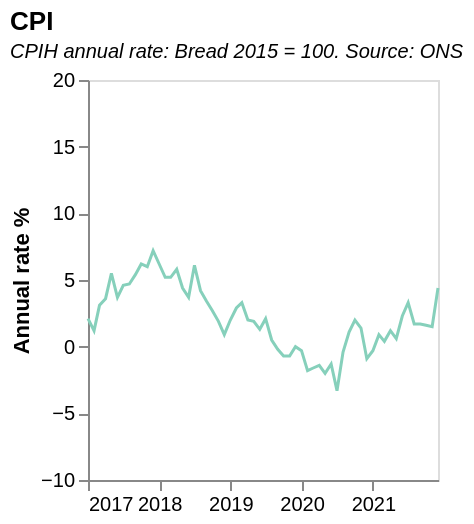

Source (Vega-Lite JSON):
### Vega-Lite specification from a JSON file in a GitHub repository (floating-point values rounded to 4 significant figures)
{"$schema": "https://vega.github.io/schema/vega-lite/v5.json", "title": {"text": "CPI", "subtitle": ["CPIH annual rate: Bread 2015 = 100. Source: ONS"], "subtitleFontStyle": "italic", "subtitleFontSize": 10, "anchor": "start", "color": "black"}, "width": 175, "height": 200, "data": {"values": [{"date": "2016 JAN", "label": "2016 JAN", "month": "January", "quarter": "", "sourceDataset": "MM23", "updateDate": "2017-03-14T00:00:00.000Z", "value": "-6.2", "year": "2016"}, {"date": "2016 FEB", "label": "2016 FEB", "month": "February", "quarter": "", "sourceDataset": "MM23", "updateDate": "2017-03-14T00:00:00.000Z", "value": "-3.9", "year": "2016"}, {"date": "2016 MAR", "label": "2016 MAR", "month": "March", "quarter": "", "sourceDataset": "MM23", "updateDate": "2017-03-14T00:00:00.000Z", "value": "-5.2", "year": "2016"}, {"date": "2016 APR", "label": "2016 APR", "month": "April", "quarter": "", "sourceDataset": "MM23", "updateDate": "2017-03-14T00:00:00.000Z", "value": "-2.4", "year": "2016"}, {"date": "2016 MAY", "label": "2016 MAY", "month": "May", "quarter": "", "sourceDataset": "MM23", "updateDate": "2017-03-14T00:00:00.000Z", "value": "-3.9", "year": "2016"}, {"date": "2016 JUN", "label": "2016 JUN", "month": "June", "quarter": "", "sourceDataset": "MM23", "updateDate": "2017-03-14T00:00:00.000Z", "value": "-1.9", "year": "2016"}, {"date": "2016 JUL", "label": "2016 JUL", "month": "July", "quarter": "", "sourceDataset": "MM23", "updateDate": "2017-03-14T00:00:00.000Z", "value": "-3.2", "year": "2016"}, {"date": "2016 AUG", "label": "2016 AUG", "month": "August", "quarter": "", "sourceDataset": "MM23", "updateDate": "2017-03-14T00:00:00.000Z", "value": "-2.0", "year": "2016"}, {"date": "2016 SEP", "label": "2016 SEP", "month": "September", "quarter": "", "sourceDataset": "MM23", "updateDate": "2017-03-14T00:00:00.000Z", "value": "-2.5", "year": "2016"}, {"date": "2016 OCT", "label": "2016 OCT", "month": "October", "quarter": "", "sourceDataset": "MM23", "updateDate": "2017-03-14T00:00:00.000Z", "value": "-2.3", "year": "2016"}, {"date": "2016 NOV", "label": "2016 NOV", "month": "November", "quarter": "", "sourceDataset": "MM23", "updateDate": "2017-03-14T00:00:00.000Z", "value": "0.7", "year": "2016"}, {"date": "2016 DEC", "label": "2016 DEC", "month": "December", "quarter": "", "sourceDataset": "MM23", "updateDate": "2017-03-14T00:00:00.000Z", "value": "-0.8", "year": "2016"}, {"date": "2017 JAN", "label": "2017 JAN", "month": "January", "quarter": "", "sourceDataset": "MM23", "updateDate": "2017-03-14T00:00:00.000Z", "value": "2.1", "year": "2017"}, {"date": "2017 FEB", "label": "2017 FEB", "month": "February", "quarter": "", "sourceDataset": "MM23", "updateDate": "2017-03-21T00:00:00.000Z", "value": "1.2", "year": "2017"}, {"date": "2017 MAR", "label": "2017 MAR", "month": "March", "quarter": "", "sourceDataset": "MM23", "updateDate": "2017-04-10T23:00:00.000Z", "value": "3.1", "year": "2017"}, {"date": "2017 APR", "label": "2017 APR", "month": "April", "quarter": "", "sourceDataset": "MM23", "updateDate": "2017-05-15T23:00:00.000Z", "value": "3.6", "year": "2017"}, {"date": "2017 MAY", "label": "2017 MAY", "month": "May", "quarter": "", "sourceDataset": "MM23", "updateDate": "2017-06-12T23:00:00.000Z", "value": "5.5", "year": "2017"}, {"date": "2017 JUN", "label": "2017 JUN", "month": "June", "quarter": "", "sourceDataset": "MM23", "updateDate": "2017-07-17T23:00:00.000Z", "value": "3.7", "year": "2017"}, {"date": "2017 JUL", "label": "2017 JUL", "month": "July", "quarter": "", "sourceDataset": "MM23", "updateDate": "2017-08-14T23:00:00.000Z", "value": "4.6", "year": "2017"}, {"date": "2017 AUG", "label": "2017 AUG", "month": "August", "quarter": "", "sourceDataset": "MM23", "updateDate": "2017-09-11T23:00:00.000Z", "value": "4.7", "year": "2017"}, {"date": "2017 SEP", "label": "2017 SEP", "month": "September", "quarter": "", "sourceDataset": "MM23", "updateDate": "2017-10-16T23:00:00.000Z", "value": "5.4", "year": "2017"}, {"date": "2017 OCT", "label": "2017 OCT", "month": "October", "quarter": "", "sourceDataset": "MM23", "updateDate": "2017-11-14T00:00:00.000Z", "value": "6.2", "year": "2017"}, {"date": "2017 NOV", "label": "2017 NOV", "month": "November", "quarter": "", "sourceDataset": "MM23", "updateDate": "2017-12-12T00:00:00.000Z", "value": "6.0", "year": "2017"}, {"date": "2017 DEC", "label": "2017 DEC", "month": "December", "quarter": "", "sourceDataset": "MM23", "updateDate": "2018-01-16T00:00:00.000Z", "value": "7.2", "year": "2017"}, {"date": "2018 JAN", "label": "2018 JAN", "month": "January", "quarter": "", "sourceDataset": "MM23", "updateDate": "2018-02-13T00:00:00.000Z", "value": "6.2", "year": "2018"}, {"date": "2018 FEB", "label": "2018 FEB", "month": "February", "quarter": "", "sourceDataset": "MM23", "updateDate": "2018-03-20T00:00:00.000Z", "value": "5.2", "year": "2018"}, {"date": "2018 MAR", "label": "2018 MAR", "month": "March", "quarter": "", "sourceDataset": "MM23", "updateDate": "2018-04-17T23:00:00.000Z", "value": "5.2", "year": "2018"}, {"date": "2018 APR", "label": "2018 APR", "month": "April", "quarter": "", "sourceDataset": "MM23", "updateDate": "2018-05-22T23:00:00.000Z", "value": "5.8", "year": "2018"}, {"date": "2018 MAY", "label": "2018 MAY", "month": "May", "quarter": "", "sourceDataset": "MM23", "updateDate": "2018-06-12T23:00:00.000Z", "value": "4.4", "year": "2018"}, {"date": "2018 JUN", "label": "2018 JUN", "month": "June", "quarter": "", "sourceDataset": "MM23", "updateDate": "2018-07-17T23:00:00.000Z", "value": "3.7", "year": "2018"}, {"date": "2018 JUL", "label": "2018 JUL", "month": "July", "quarter": "", "sourceDataset": "MM23", "updateDate": "2018-08-14T23:00:00.000Z", "value": "6.1", "year": "2018"}, {"date": "2018 AUG", "label": "2018 AUG", "month": "August", "quarter": "", "sourceDataset": "MM23", "updateDate": "2018-09-18T23:00:00.000Z", "value": "4.2", "year": "2018"}, {"date": "2018 SEP", "label": "2018 SEP", "month": "September", "quarter": "", "sourceDataset": "MM23", "updateDate": "2018-10-16T23:00:00.000Z", "value": "3.4", "year": "2018"}, {"date": "2018 OCT", "label": "2018 OCT", "month": "October", "quarter": "", "sourceDataset": "MM23", "updateDate": "2018-11-14T00:00:00.000Z", "value": "2.7", "year": "2018"}, {"date": "2018 NOV", "label": "2018 NOV", "month": "November", "quarter": "", "sourceDataset": "MM23", "updateDate": "2018-12-19T00:00:00.000Z", "value": "1.9", "year": "2018"}, {"date": "2018 DEC", "label": "2018 DEC", "month": "December", "quarter": "", "sourceDataset": "MM23", "updateDate": "2019-01-16T00:00:00.000Z", "value": "0.9", "year": "2018"}, {"date": "2019 JAN", "label": "2019 JAN", "month": "January", "quarter": "", "sourceDataset": "MM23", "updateDate": "2019-02-13T00:00:00.000Z", "value": "2.0", "year": "2019"}, {"date": "2019 FEB", "label": "2019 FEB", "month": "February", "quarter": "", "sourceDataset": "MM23", "updateDate": "2019-03-20T00:00:00.000Z", "value": "2.9", "year": "2019"}, {"date": "2019 MAR", "label": "2019 MAR", "month": "March", "quarter": "", "sourceDataset": "MM23", "updateDate": "2019-04-16T23:00:00.000Z", "value": "3.3", "year": "2019"}, {"date": "2019 APR", "label": "2019 APR", "month": "April", "quarter": "", "sourceDataset": "MM23", "updateDate": "2019-05-21T23:00:00.000Z", "value": "2.0", "year": "2019"}, {"date": "2019 MAY", "label": "2019 MAY", "month": "May", "quarter": "", "sourceDataset": "MM23", "updateDate": "2019-06-18T23:00:00.000Z", "value": "1.9", "year": "2019"}, {"date": "2019 JUN", "label": "2019 JUN", "month": "June", "quarter": "", "sourceDataset": "MM23", "updateDate": "2019-07-16T23:00:00.000Z", "value": "1.3", "year": "2019"}, {"date": "2019 JUL", "label": "2019 JUL", "month": "July", "quarter": "", "sourceDataset": "MM23", "updateDate": "2019-08-13T23:00:00.000Z", "value": "2.1", "year": "2019"}, {"date": "2019 AUG", "label": "2019 AUG", "month": "August", "quarter": "", "sourceDataset": "MM23", "updateDate": "2019-09-17T23:00:00.000Z", "value": "0.5", "year": "2019"}, {"date": "2019 SEP", "label": "2019 SEP", "month": "September", "quarter": "", "sourceDataset": "MM23", "updateDate": "2019-10-15T23:00:00.000Z", "value": "-0.2", "year": "2019"}, {"date": "2019 OCT", "label": "2019 OCT", "month": "October", "quarter": "", "sourceDataset": "MM23", "updateDate": "2019-11-13T00:00:00.000Z", "value": "-0.7", "year": "2019"}, {"date": "2019 NOV", "label": "2019 NOV", "month": "November", "quarter": "", "sourceDataset": "MM23", "updateDate": "2019-12-18T00:00:00.000Z", "value": "-0.7", "year": "2019"}, {"date": "2019 DEC", "label": "2019 DEC", "month": "December", "quarter": "", "sourceDataset": "MM23", "updateDate": "2020-01-15T00:00:00.000Z", "value": "0.0", "year": "2019"}, {"date": "2020 JAN", "label": "2020 JAN", "month": "January", "quarter": "", "sourceDataset": "MM23", "updateDate": "2020-02-19T00:00:00.000Z", "value": "-0.3", "year": "2020"}, {"date": "2020 FEB", "label": "2020 FEB", "month": "February", "quarter": "", "sourceDataset": "MM23", "updateDate": "2020-03-25T00:00:00.000Z", "value": "-1.8", "year": "2020"}, {"date": "2020 MAR", "label": "2020 MAR", "month": "March", "quarter": "", "sourceDataset": "MM23", "updateDate": "2020-04-21T23:00:00.000Z", "value": "-1.6", "year": "2020"}, {"date": "2020 APR", "label": "2020 APR", "month": "April", "quarter": "", "sourceDataset": "MM23", "updateDate": "2020-05-19T23:00:00.000Z", "value": "-1.4", "year": "2020"}, {"date": "2020 MAY", "label": "2020 MAY", "month": "May", "quarter": "", "sourceDataset": "MM23", "updateDate": "2020-06-16T23:00:00.000Z", "value": "-2.0", "year": "2020"}, {"date": "2020 JUN", "label": "2020 JUN", "month": "June", "quarter": "", "sourceDataset": "MM23", "updateDate": "2020-07-14T23:00:00.000Z", "value": "-1.3", "year": "2020"}, {"date": "2020 JUL", "label": "2020 JUL", "month": "July", "quarter": "", "sourceDataset": "MM23", "updateDate": "2020-08-18T23:00:00.000Z", "value": "-3.3", "year": "2020"}, {"date": "2020 AUG", "label": "2020 AUG", "month": "August", "quarter": "", "sourceDataset": "MM23", "updateDate": "2020-09-15T23:00:00.000Z", "value": "-0.4", "year": "2020"}, {"date": "2020 SEP", "label": "2020 SEP", "month": "September", "quarter": "", "sourceDataset": "MM23", "updateDate": "2020-10-20T23:00:00.000Z", "value": "1.1", "year": "2020"}, {"date": "2020 OCT", "label": "2020 OCT", "month": "October", "quarter": "", "sourceDataset": "MM23", "updateDate": "2020-11-18T00:00:00.000Z", "value": "2.0", "year": "2020"}, {"date": "2020 NOV", "label": "2020 NOV", "month": "November", "quarter": "", "sourceDataset": "MM23", "updateDate": "2020-12-16T00:00:00.000Z", "value": "1.4", "year": "2020"}, {"date": "2020 DEC", "label": "2020 DEC", "month": "December", "quarter": "", "sourceDataset": "MM23", "updateDate": "2021-01-20T00:00:00.000Z", "value": "-0.9", "year": "2020"}, {"date": "2021 JAN", "label": "2021 JAN", "month": "January", "quarter": "", "sourceDataset": "MM23", "updateDate": "2021-02-17T00:00:00.000Z", "value": "-0.3", "year": "2021"}, {"date": "2021 FEB", "label": "2021 FEB", "month": "February", "quarter": "", "sourceDataset": "MM23", "updateDate": "2021-03-24T00:00:00.000Z", "value": "0.9", "year": "2021"}, {"date": "2021 MAR", "label": "2021 MAR", "month": "March", "quarter": "", "sourceDataset": "MM23", "updateDate": "2021-04-20T23:00:00.000Z", "value": "0.4", "year": "2021"}, {"date": "2021 APR", "label": "2021 APR", "month": "April", "quarter": "", "sourceDataset": "MM23", "updateDate": "2021-05-18T23:00:00.000Z", "value": "1.2", "year": "2021"}, {"date": "2021 MAY", "label": "2021 MAY", "month": "May", "quarter": "", "sourceDataset": "MM23", "updateDate": "2021-06-15T23:00:00.000Z", "value": "0.6", "year": "2021"}, {"date": "2021 JUN", "label": "2021 JUN", "month": "June", "quarter": "", "sourceDataset": "MM23", "updateDate": "2021-07-13T23:00:00.000Z", "value": "2.3", "year": "2021"}, {"date": "2021 JUL", "label": "2021 JUL", "month": "July", "quarter": "", "sourceDataset": "MM23", "updateDate": "2021-08-17T23:00:00.000Z", "value": "3.3", "year": "2021"}, {"date": "2021 AUG", "label": "2021 AUG", "month": "August", "quarter": "", "sourceDataset": "MM23", "updateDate": "2021-08-17T23:00:00.000Z", "value": "1.7", "year": "2021"}, {"date": "2021 SEP", "label": "2021 SEP", "month": "September", "quarter": "", "sourceDataset": "MM23", "updateDate": "2021-10-19T23:00:00.000Z", "value": "1.7", "year": "2021"}, {"date": "2021 OCT", "label": "2021 OCT", "month": "October", "quarter": "", "sourceDataset": "MM23", "updateDate": "2021-11-17T00:00:00.000Z", "value": "1.6", "year": "2021"}, {"date": "2021 NOV", "label": "2021 NOV", "month": "November", "quarter": "", "sourceDataset": "MM23", "updateDate": "2021-12-15T00:00:00.000Z", "value": "1.5", "year": "2021"}, {"date": "2021 DEC", "label": "2021 DEC", "month": "December", "quarter": "", "sourceDataset": "MM23", "updateDate": "2022-01-19T00:00:00.000Z", "value": "4.4", "year": "2021"}, {"date": "2022 JAN", "label": "2022 JAN", "month": "January", "quarter": "", "sourceDataset": "MM23", "updateDate": "2022-02-16T00:00:00.000Z", "value": "4.1", "year": "2022"}, {"date": "2022 FEB", "label": "2022 FEB", "month": "February", "quarter": "", "sourceDataset": "MM23", "updateDate": "2022-03-23T00:00:00.000Z", "value": "3.5", "year": "2022"}, {"date": "2022 MAR", "label": "2022 MAR", "month": "March", "quarter": "", "sourceDataset": "MM23", "updateDate": "2022-04-12T23:00:00.000Z", "value": "5.0", "year": "2022"}, {"date": "2022 APR", "label": "2022 APR", "month": "April", "quarter": "", "sourceDataset": "MM23", "updateDate": "2022-05-17T23:00:00.000Z", "value": "4.9", "year": "2022"}, {"date": "2022 MAY", "label": "2022 MAY", "month": "May", "quarter": "", "sourceDataset": "MM23", "updateDate": "2022-06-21T23:00:00.000Z", "value": "8.6", "year": "2022"}, {"date": "2022 JUN", "label": "2022 JUN", "month": "June", "quarter": "", "sourceDataset": "MM23", "updateDate": "2022-07-19T23:00:00.000Z", "value": "9.7", "year": "2022"}, {"date": "2022 JUL", "label": "2022 JUL", "month": "July", "quarter": "", "sourceDataset": "MM23", "updateDate": "2022-08-16T23:00:00.000Z", "value": "11.0", "year": "2022"}, {"date": "2022 AUG", "label": "2022 AUG", "month": "August", "quarter": "", "sourceDataset": "MM23", "updateDate": "2022-09-13T23:00:00.000Z", "value": "12.9", "year": "2022"}, {"date": "2022 SEP", "label": "2022 SEP", "month": "September", "quarter": "", "sourceDataset": "MM23", "updateDate": "2022-10-18T23:00:00.000Z", "value": "14.6", "year": "2022"}], "format": {"parse": {"date": "date"}}}, "mark": {"type": "line", "color": "#86d0bb", "strokeWidth": 1.5, "opacity": 1}, "transform": [{"filter": "datum.year>minYear"}, {"filter": "datum.year<maxYear"}], "params": [{"name": "minYear", "value": 2016, "bind": {"input": "range", "min": 2016, "max": 2022, "step": 1, "name": "Start year:"}}, {"name": "maxYear", "value": 2022, "bind": {"input": "range", "min": 2016, "max": 2022, "step": 1, "name": "End year:"}}], "encoding": {"x": {"field": "date", "type": "temporal", "title": null, "axis": {"grid": false}}, "y": {"field": "value", "type": "quantitative", "title": "Annual rate %", "axis": {"grid": false}, "scale": {"domain": [-10, 20]}}}}
